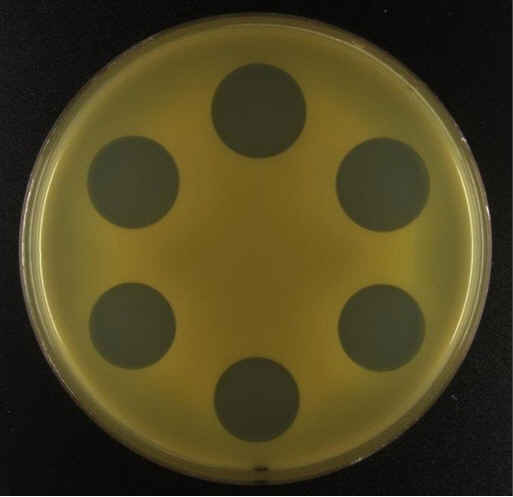
#> input picture attached_assets/image_1755879096636.png, 513 x 497 px
$ python -i image_processor.py   (imports and definitions only)   (older library calls are emulated)
#> lines starting #> are read from the running program, lines starting #| are printed output that depends on the picture
import cv2
import numpy as np
import math
from typing import List, Dict, Any

class ImageProcessor:
    """Handles image processing operations for bioassay zone detection"""

    def __init__(self):
        self.dpi = 300  # Default DPI for pixel to mm conversion
        self.mm_per_inch = 25.4

    def detect_zones(self, image_path: str) -> List[Dict[str, Any]]:
        """
        Detect circular inhibition zones in the image using OpenCV

        Args:
            image_path: Path to the image file

        Returns:
            List of detected zones with coordinates and measurements
        """
#> called with image_path = 'attached_assets/image_1755879096636.png'
        try:
            # Load image
            image = cv2.imread(image_path)
#> image is the input picture: shape (497, 513, 3); mean B, G, R 32.7, 67.6, 76.4
            if image is None:
                raise ValueError("Could not load image")

            # Convert to grayscale
            gray = cv2.cvtColor(image, cv2.COLOR_BGR2GRAY)
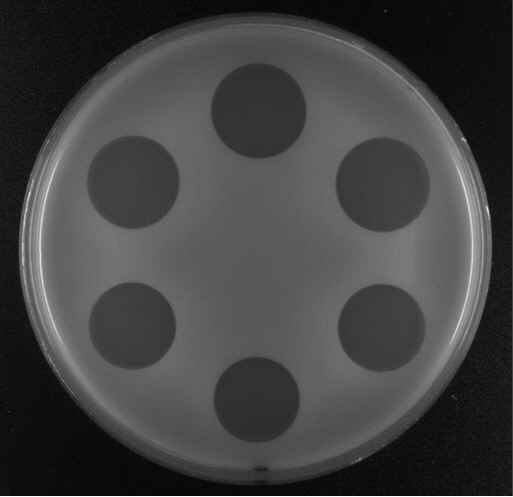
#> gray: shape (497, 513); min 0, max 251, mean 66.3

            # Apply Gaussian blur to reduce noise
            blurred = cv2.GaussianBlur(gray, (9, 9), 2)

            # Use HoughCircles to detect circular zones
            circles = cv2.HoughCircles(
                blurred,
                cv2.HOUGH_GRADIENT,
                dp=1,
                minDist=30,
                param1=50,
                param2=30,
                minRadius=10,
                maxRadius=100
            )
#> circles = [[255.5, 399.5, 42.7], [382.5, 183.5, 47], [132.5, 325.5, 43], [258.5, 109.5, 47.8], [132.5, 182.5, 46.5], [380.5, 328.5, 42.9]]

            zones = []
            if circles is not None:
                circles = np.uint16(np.around(circles))
#> circles = [[256, 400, 43], [382, 184, 47], [132, 326, 43], [258, 110, 48], [132, 182, 46], [380, 328, 43]]

                for i, circle in enumerate(circles[0, :]):
                    x, y, radius = int(circle[0]), int(circle[1]), int(circle[2])

                    # Convert pixel radius to mm diameter
                    diameter_mm = self.pixels_to_mm(radius * 2)

                    zone = {
                        'id': f'auto_{i}',
                        'x': x,
                        'y': y,
                        'radius': radius,
                        'diameter_mm': round(diameter_mm, 2),
                        'type': 'automatic',
                        'confidence': self._calculate_confidence(gray, x, y, radius)
                    }
                    zones.append(zone)
#> this loop made 6 passes
#> (x, y, radius, inches in pixels_to_mm, mm in pixels_to_mm, diameter_mm, confidence in _calculate_confidence) on passes 1 to 6: (256, 400, 43, 0.287, 7.28, 7.28, 0.286), (382, 184, 47, 0.313, 7.96, 7.96, 0.312), (132, 326, 43, 0.287, 7.28, 7.28, 0.315), (258, 110, 48, 0.32, 8.13, 8.13, 0.283), (132, 182, 46, 0.307, 7.79, 7.79, 0.283), (380, 328, 43, 0.287, 7.28, 7.28, 0.283)
#> pass 1, in _calculate_confidence, `sobelx = cv2.Sobel(gray_image, cv2.CV_64F, 1, 0, ksize=3)`:
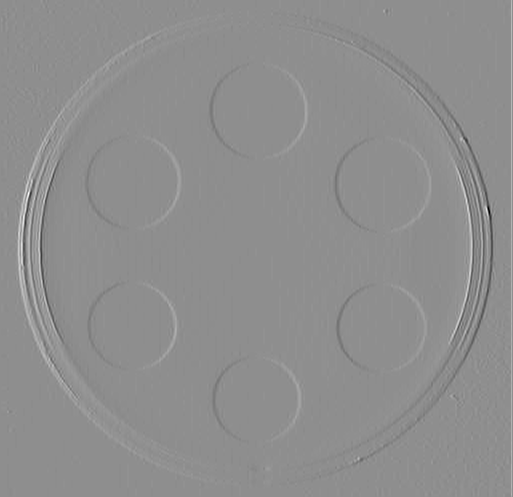
#> sobelx: shape (497, 513) float64; min -727, max 572, mean 0.3; drawn with min black and max white
#> pass 1, in _calculate_confidence, `sobely = cv2.Sobel(gray_image, cv2.CV_64F, 0, 1, ksize=3)`:
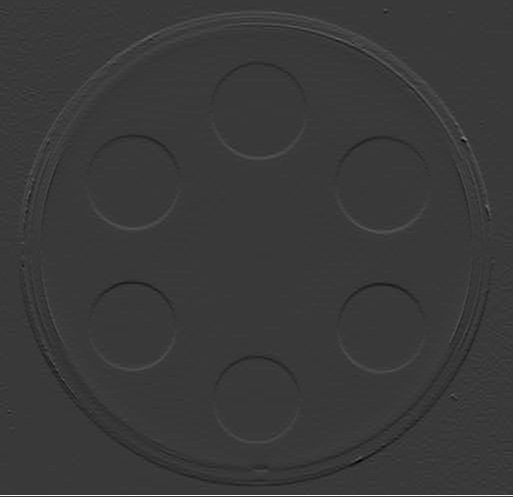
#> sobely: shape (497, 513) float64; min -286, max 972, mean 1.9; drawn with min black and max white
#> pass 1, in _calculate_confidence, `edge_magnitude = np.sqrt(sobelx**2 + sobely**2)`:
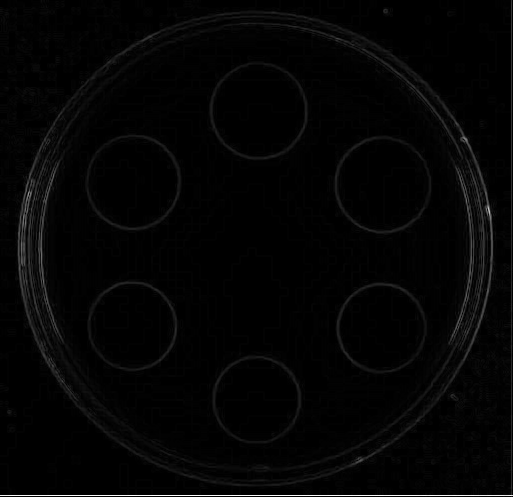
#> edge_magnitude: shape (497, 513) float64; min 0, max 972, mean 17.3; drawn with min black and max white
#> after the loop, zones = 6 items

            return zones

        except Exception as e:
            print(f"Zone detection error: {str(e)}")
            return []

    def pixels_to_mm(self, pixels: float) -> float:
        """Convert pixels to millimeters based on DPI"""
        inches = pixels / self.dpi
        mm = inches * self.mm_per_inch
        return mm

    # [5 lines left out: function mm_to_pixels, not called in this run]

    def _calculate_confidence(self, gray_image: np.ndarray, x: int, y: int, radius: int) -> float:
        """
        Calculate confidence score for detected zone based on edge strength

        Args:
            gray_image: Grayscale image
            x, y: Center coordinates
            radius: Radius of the zone

        Returns:
            Confidence score between 0 and 1
        """
        try:
            # Create a mask for the circular region
            mask = np.zeros(gray_image.shape, dtype=np.uint8)
            cv2.circle(mask, (x, y), radius, (255,), 2)

            # Apply Sobel edge detection
            sobelx = cv2.Sobel(gray_image, cv2.CV_64F, 1, 0, ksize=3)
            sobely = cv2.Sobel(gray_image, cv2.CV_64F, 0, 1, ksize=3)
            edge_magnitude = np.sqrt(sobelx**2 + sobely**2)

            # Calculate average edge strength along the circle
            edge_values = edge_magnitude[mask == 255]
            if len(edge_values) > 0:
                confidence = np.mean(edge_values) / 255.0
                return min(1.0, float(confidence))
            else:
                return 0.0

        except Exception:
            return 0.5  # Default confidence

    # [67 lines left out: functions calculate_statistics, validate_zone, not called in this run]

>>> result = ImageProcessor().detect_zones('attached_assets/image_1755879096636.png')
#> result = 6 items

$ run again, on attached_assets/image_1755879290140.png
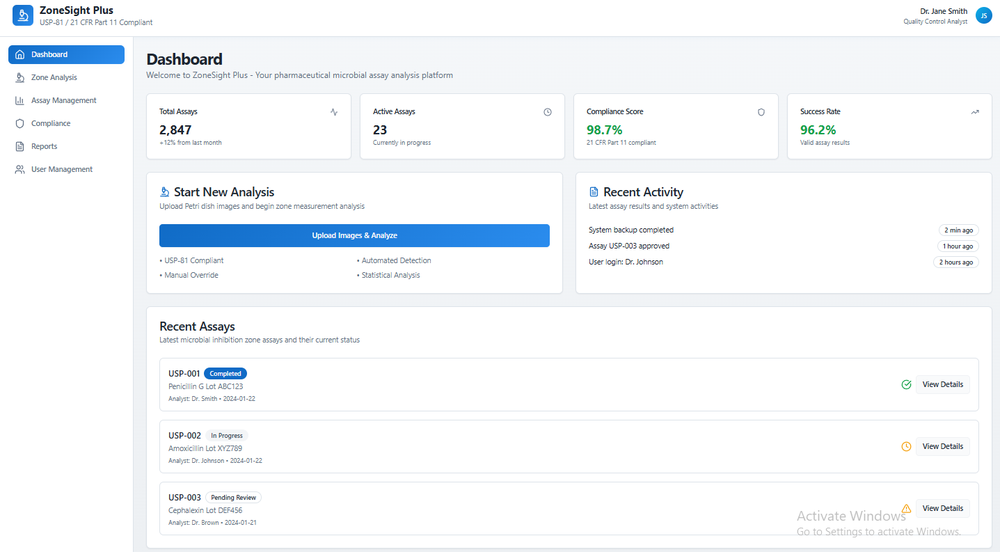
#> input picture attached_assets/image_1755879290140.png, 1000 x 552 px, shrunk from 1437 x 793 before the run
#> in detect_zones, image is the input picture: shape (552, 1000, 3); mean B, G, R 250.2, 247.5, 244.7
#> in detect_zones, `circles = cv2.HoughCircles( blurred, cv2.HOUGH_GRADIENT, dp=1, minDist..`: circles = [[233.5, 484.5, 40.8], [205.5, 425.5, 38], [39.5, 34.5, 29.3], [236.5, 427.5, 35.8], [231.5, 367.5, 34.1], [40.5, 68.5, 11.8]]
#> in detect_zones, `circles = np.uint16(np.around(circles))`: circles = [[234, 484, 41], [206, 426, 38], [40, 34, 29], [236, 428, 36], [232, 368, 34], [40, 68, 12]]
#> the loop in detect_zones, `for i, circle in enumerate(circles[0, :]):` made 6 passes
#> (x, y, radius, inches in pixels_to_mm, mm in pixels_to_mm, diameter_mm, confidence in _calculate_confidence) on passes 1 to 6: (234, 484, 41, 0.273, 6.94, 6.94, 0.315), (206, 426, 38, 0.253, 6.43, 6.43, 0.4), (40, 34, 29, 0.193, 4.91, 4.91, 0.7), (236, 428, 36, 0.24, 6.1, 6.1, 0.268), (232, 368, 34, 0.227, 5.76, 5.76, 0.346), (40, 68, 12, 0.08, 2.03, 2.03, 0.609)
#> pass 1, in _calculate_confidence, `sobely = cv2.Sobel(gray_image, cv2.CV_64F, 0, 1, ksize=3)`:
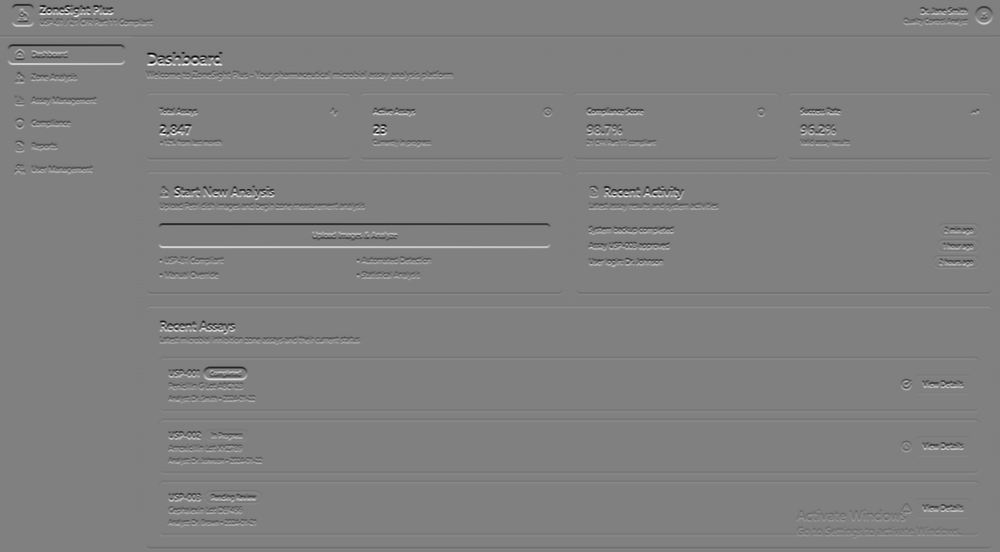
#> sobely: shape (552, 1000) float64; min -1000, max 991, mean -0.2; drawn with min black and max white
#> pass 1, in _calculate_confidence, `edge_magnitude = np.sqrt(sobelx**2 + sobely**2)`:
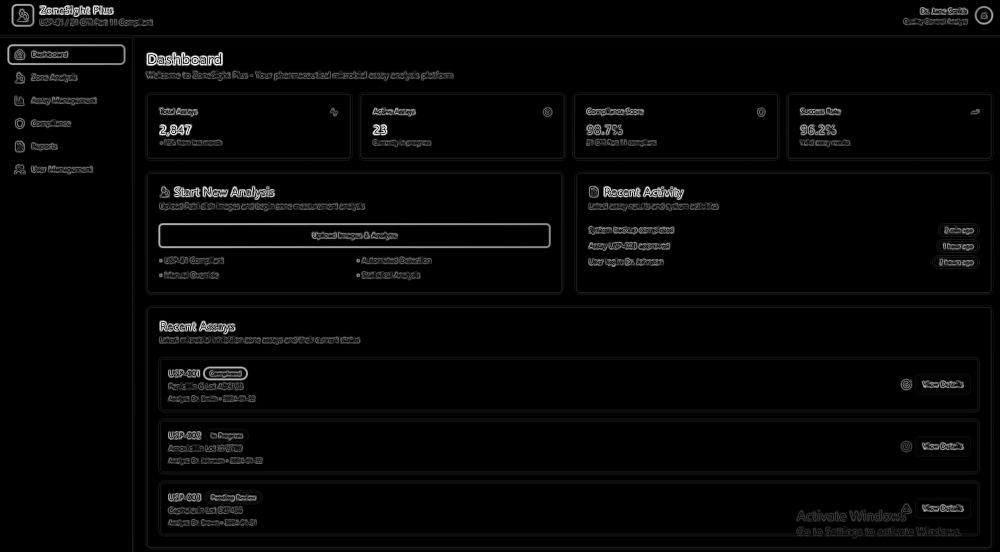
#> edge_magnitude: shape (552, 1000) float64; min 0, max 1000, mean 24.1; drawn with min black and max white
#> after the loop in detect_zones, `for i, circle in enumerate(circles[0, :]):`: zones = 6 items
